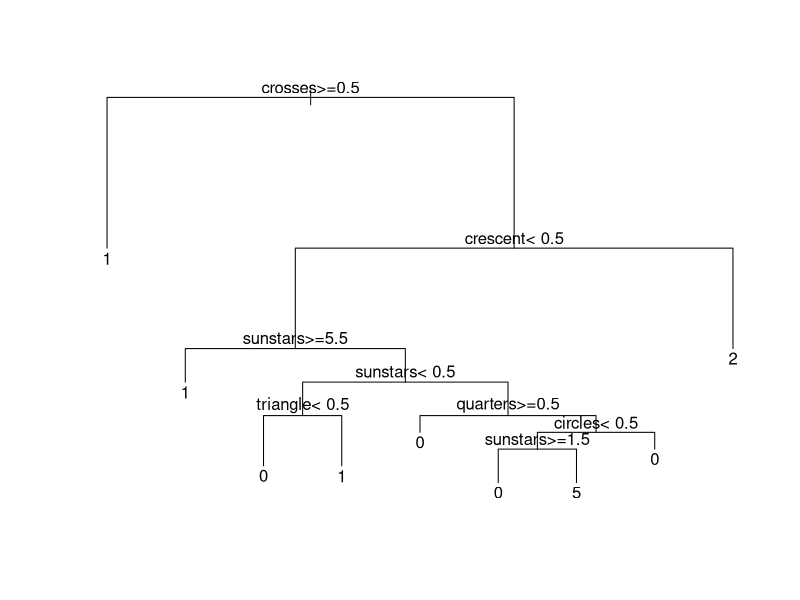

Reproduce this figure in R.
setwd("C:/Users/Alfonso/Desktop/JOM/Introduction_Machine_Learnin_TeamLeada/Classification_Trees")

##############################
#Supervised Machine Learning##
##############################
# search for patterns in labeled data to produce a model to make predictions 
#on future unlabeled data.

#Data-> Flag data taken from UC Irvine Machine Learning database.

data<-read.csv('flag_data.csv',header=T)

#Split Data 
traindata <- data[1:150, ]
testdata <- data[151:194, -6]

#Install and load packages. 
install.packages('rpart')
library('rpart')

#Idea of the Model-> Predict RELIGION of a country. 

#####################
#Clasification Trees#
#####################

#Advantages: 
#- Little data preparation and cleaning and specifically can be used with missing data
#- Easy to interpret and explain to others!

#Building a Model: 

model<-rpart(religion~circles+crosses+saltires+quarters+sunstars+crescent+triangle,data=traindata,method='class',control=rpart.control(minsplit=10))

#Method=class-> Because our response variable is a classification of religion categories. 

quiz_model<-rpart(religion~landmass+population+language,data=traindata,method='class')

#model in text form 
model 

#plot model 
plot(model)
text(model)

##################
#CROSS-VALIDATION#
##################



